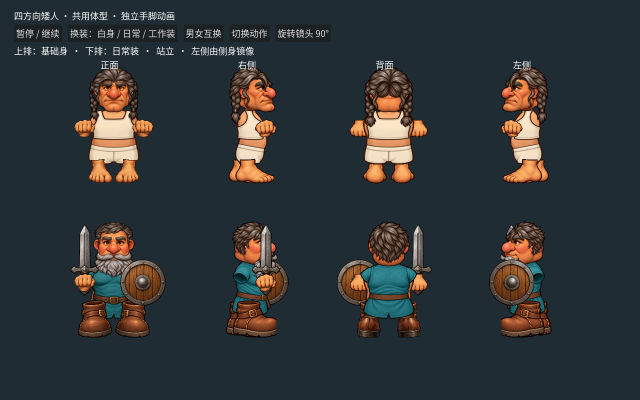
#> input picture art/dwarf/modular-four/female-directions.png, 1280 x 800 px, given in place of body-shared-standard.png, which was not available (shown at 1/2 size)
$ python pack.py
#> lines starting #> are read from the running program, lines starting #| are printed output that depends on the picture; after the words box and inside, x2 and y2 are one past the last pixel; in counts of white or black regions, pixels touching at a corner belong together
"""Deterministic sprite crops/attachment frames; all artwork comes from preserved imagegen sources."""
from pathlib import Path
from PIL import Image, ImageFilter
ART=Path(__file__).resolve().parent
ROOT=ART.parents[2]
OLD=ROOT/'source/Development/Assets/Characters/ModularDwarf'
LEGACY=ROOT/'source/Assets/Characters/Sprites4'
COMPACT=ROOT/'source/Development/Assets/Characters/CompactPrototype'
OUT=ROOT/'source/Development/Assets/Characters/ModularFour'
OUT.mkdir(exist_ok=True)
L=Image.Resampling.LANCZOS

def read(path):return Image.open(path).convert('RGBA')
def tight(im):
    mask=im.getchannel('A').point(lambda a:255 if a>128 else 0)
    core=mask.filter(ImageFilter.MinFilter(9)).getbbox()
    box=(max(0,core[0]-4),max(0,core[1]-4),min(im.width,core[2]+4),min(im.height,core[3]+4)) if core else mask.getbbox()
    if not box:raise ValueError('Empty alpha crop')
    return im.crop(box)
def cell(file,row,col,bounds):
    im=read(ART/file)
    # The side-view toe crosses the cell divider; start the rear-foot crop past that neighbor.
    left=round(im.width*.58) if file=='limb-turns.png' and row==1 and col==1 else col*im.width//2
    return tight(im.crop((left,round(bounds[row]*im.height),(col+1)*im.width//2,round(bounds[row+1]*im.height))))
def frame():return Image.new('RGBA',(400,560))
def paste(im,part,rect):
    x,y,w,h=map(round,rect);im.alpha_composite(part.resize((w,h),L),(x,y))
def atlas(name,frames):
    out=Image.new('RGBA',(1200,560))
    for i,im in enumerate(frames):out.alpha_composite(im,(400*i,0))
    out.resize((600,280),L).save(OUT/(name+'.png'))
def front_layer(name,head=False):
#> called with name = 'body-shared-standard', head = False
    out=frame();paste(out,read(OLD/(name+'.png')),(96,75,208,260) if head else (59,217,282,264));return out
#> after `out = frame()`: out: PIL image 400x560 RGBA; every value is 0
#> in read, returned value is the input picture: PIL image 1280x800 RGBA; mean R, G, B, A 49.2, 53.6, 55.3, 255
#> in paste, `x, y, w, h = map(round, rect)`: x = 59; y = 217; w = 282; h = 264

widths=[238*.88,274*.88,286*.88]
for row,name in enumerate(['standard','broad','round']):
    frames=[front_layer('body-shared-'+name)]
    for col in range(2):
        out=frame();w=[132,154,174][row] if col==0 else widths[row]
        paste(out,cell('body-turns.png',row,col,[0,410/1536,810/1536,1216/1536,1]),(200-w/2,226,w,246));frames.append(out)
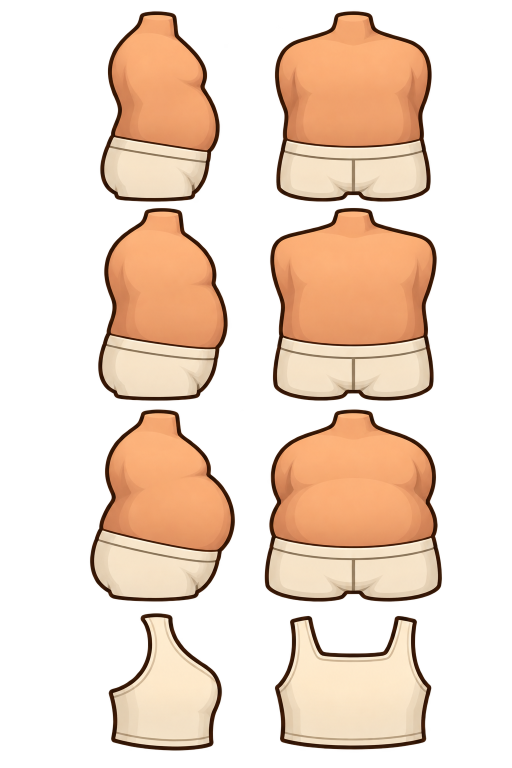
#> input picture art/dwarf/modular-four/body-turns.png, 1024 x 1536 px (shown at 1/2 size)
#> in read, returned value is the input picture: PIL image 1024x1536 RGBA; mean R, G, B, A 128.9, 95.6, 70.8, 103.8
#> in tight, `mask=im.getchannel('A').point(lambda a:255 if a>128 else 0)`:
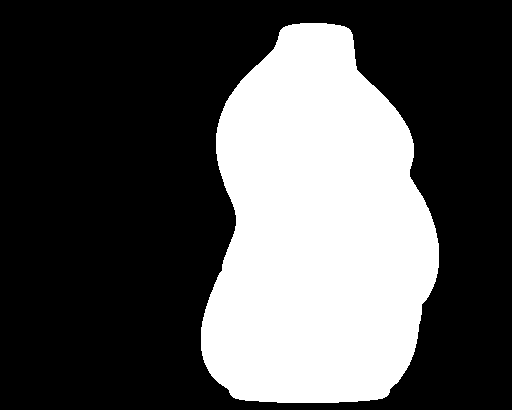
#> mask: PIL image 512x410 L; 32.4% white; 1 white region, box (x1, y1, x2, y2) and area: (201, 23, 439, 403) 68104
#> in tight, `core=mask.filter(ImageFilter.MinFilter(9)).getbbox()`: core = (205, 27, 435, 399)
#> in tight, `box=(max(0,core[0]-4),max(0,core[1]-4),min(im.width,core[2]+4),min(im...`: box = (201, 23, 439, 403)
    atlas('body-'+name,frames)
#> in atlas, `out=Image.new('RGBA',(1200,560))`: out: PIL image 1200x560 RGBA; every value is 0
    # One common undershirt scaled by body shape for both views.
    fronts=frame();paste(fronts,read(OLD/'underwear-shared.png'),(200-141*widths[row]/widths[0],217,282*widths[row]/widths[0],264))
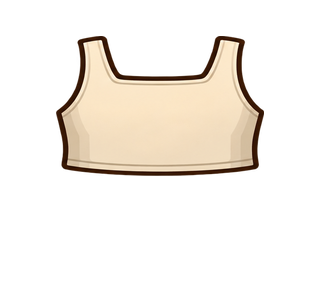
#> input picture source/Assets/Characters/ModularDwarf/underwear-shared.png, 320 x 300 px, found by its file name
#> in read, returned value is the input picture: PIL image 320x300 RGBA; mean R, G, B, A 47.6, 42.3, 36, 56
    frames=[fronts]
    for col in range(2):
        out=frame();w=([132,154,174][row]*.91 if col==0 else widths[row]*.875)
        paste(out,cell('body-turns.png',3,col,[0,410/1536,810/1536,1216/1536,1]),(200-w/2,249,w,123));frames.append(out)
#> in tight (call 3), `mask=im.getchannel('A').point(lambda a:255 if a>128 else 0)`: mask: PIL image 512x320 L; 24.6% white; 1 white region, box (x1, y1, x2, y2) and area: (218, 11, 444, 285) 40269
    atlas('underwear-'+name,frames)
    for r,kind in enumerate(['work','apron']):
        part=tight(read(OLD/f"outfit-{kind}-{'male' if row==0 else 'broad'}.png"))
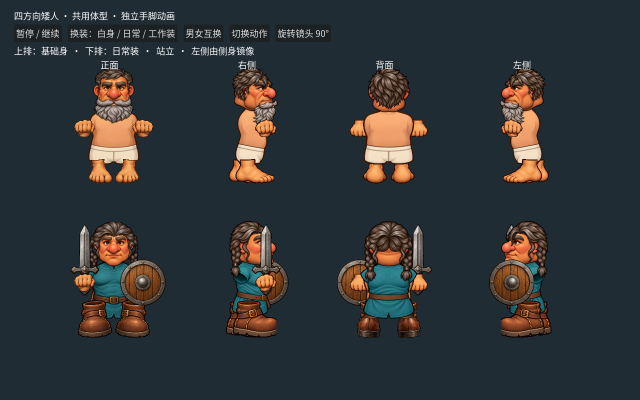
#> input picture art/dwarf/modular-four/four-directions.png, 1280 x 800 px, given in place of outfit-work-male.png, which was not available (shown at 1/2 size)
#> in read, returned value is the input picture: PIL image 1280x800 RGBA; mean R, G, B, A 49.3, 53.2, 54.8, 255
#> in tight (call 5), `mask=im.getchannel('A').point(lambda a:255 if a>128 else 0)`: mask: PIL image 1280x800 L; every value is 255
        w=[232,268,280][row];out=frame();paste(out,part,(200-w/2,226,w,246));frames=[out]
        for col in range(2):
            out=frame();w=([158,180,196][row] if col==0 else [232,268,280][row]);paste(out,cell('outfit-turns.png',r,col,[0,.49,1]),(200-w/2,226,w,246));frames.append(out)
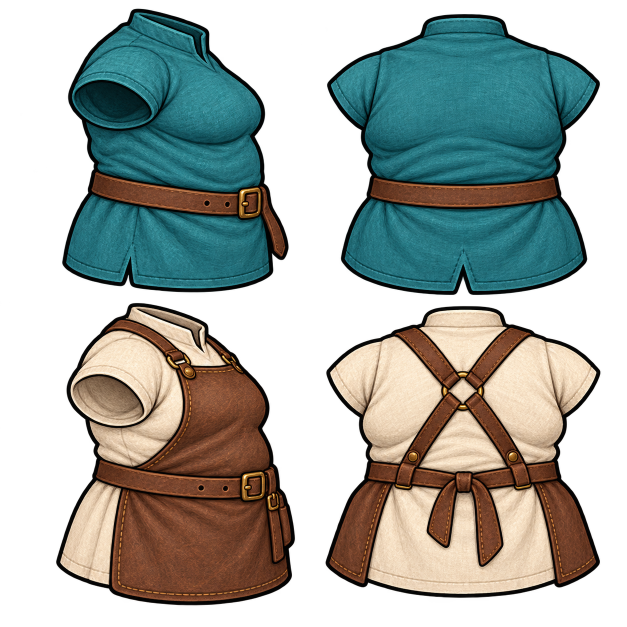
#> input picture art/dwarf/modular-four/outfit-turns.png, 1254 x 1254 px (shown at 1/2 size)
#> in read, returned value is the input picture: PIL image 1254x1254 RGBA; mean R, G, B, A 56.3, 62.6, 57.3, 141.7
#> in tight (call 6), `mask=im.getchannel('A').point(lambda a:255 if a>128 else 0)`: mask: PIL image 627x614 L; 49.2% white; 2 white regions, box (x1, y1, x2, y2) and area: (125, 18, 577, 585) 189079, (256, 606, 324, 614) 373
#> in tight (call 6), `core=mask.filter(ImageFilter.MinFilter(9)).getbbox()`: core = (129, 22, 573, 614)
#> in tight (call 6), `box=(max(0,core[0]-4),max(0,core[1]-4),min(im.width,core[2]+4),min(im...`: box = (125, 18, 577, 614)
#> in tight (call 6), `return im.crop(box)`:
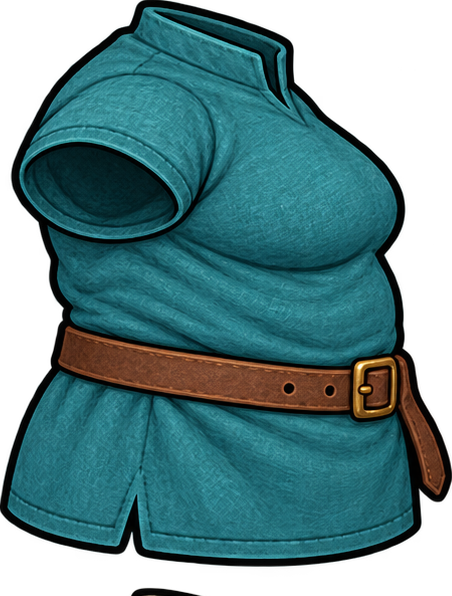
#> returned value: PIL image 452x596 RGBA; mean R, G, B, A 26.8, 65.4, 69.1, 177.9; transparent parts drawn white
        atlas(kind+'-'+name,frames)
#> call 3 of atlas, with name = 'work-standard'
#> in atlas (call 3), `out.resize((600,280),L).save(OUT/(name+'.png'))`:
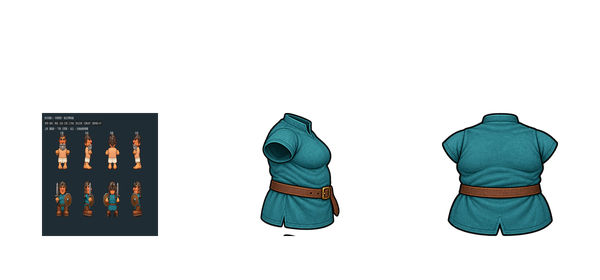
#> saved as work-standard.png: PIL image 600x280 RGBA; mean R, G, B, A 8.3, 14.8, 15.7, 47.9; transparent parts drawn white
    for gear in ['trousers','armor']:
#> (the run stopped early here; a loop or call above may not have finished)
